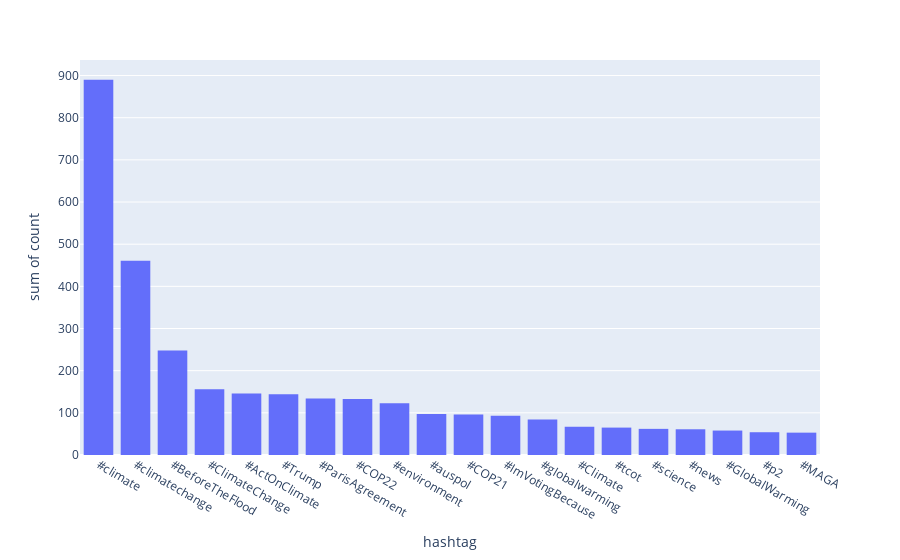

Notebook code for this chart:
### Code cell
import plotly.express as px
temp = hashtags_df["hashtags"].value_counts()[:20]
temp = pd.DataFrame({'hashtag':temp.index, 'count':temp.values})

fig = px.histogram(temp, x = 'hashtag', y = 'count')

fig.show()

### Figure 1 — Plotly figure (JSON) as saved in the notebook; plotly's stock layout.template omitted (floating-point values rounded to 4 significant figures)
{"data": [{"alignmentgroup": "True", "bingroup": "x", "histfunc": "sum", "hovertemplate": "hashtag=%{x}<br>sum of count=%{y}<extra></extra>", "legendgroup": "", "marker": {"color": "#636efa", "pattern": {"shape": ""}}, "name": "", "offsetgroup": "", "orientation": "v", "showlegend": false, "type": "histogram", "x": ["#climate", "#climatechange", "#BeforeTheFlood", "#ClimateChange", "#ActOnClimate", "#Trump", "#ParisAgreement", "#COP22", "#environment", "#auspol", "#COP21", "#ImVotingBecause", "#globalwarming", "#Climate", "#tcot", "#science", "#news", "#GlobalWarming", "#p2", "#MAGA"], "xaxis": "x", "y": [890, 461, 248, 156, 146, 144, 134, 133, 123, 97, 96, 93, 84, 67, 65, 62, 61, 58, 54, 53], "yaxis": "y"}], "layout": {"barmode": "relative", "legend": {"tracegroupgap": 0}, "margin": {"t": 60}, "xaxis": {"anchor": "y", "domain": [0, 1], "title": {"text": "hashtag"}}, "yaxis": {"anchor": "x", "domain": [0, 1], "title": {"text": "sum of count"}}}}
